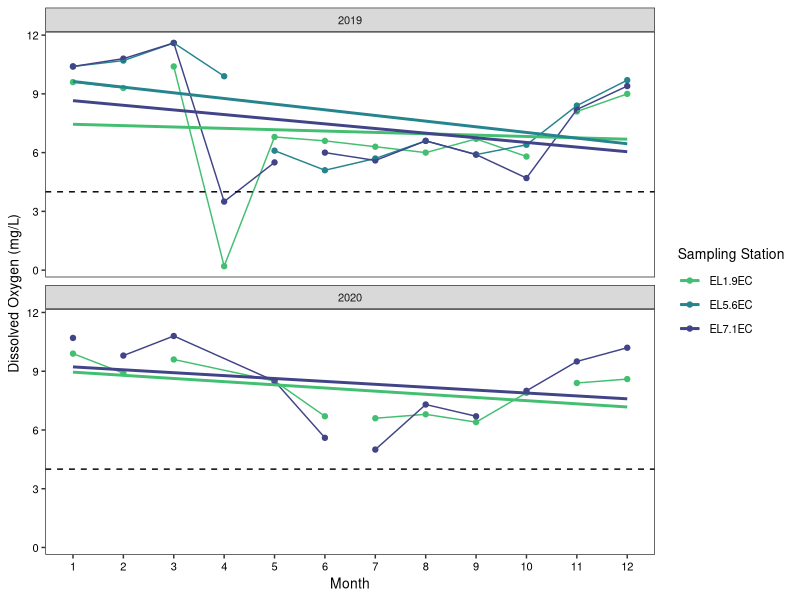
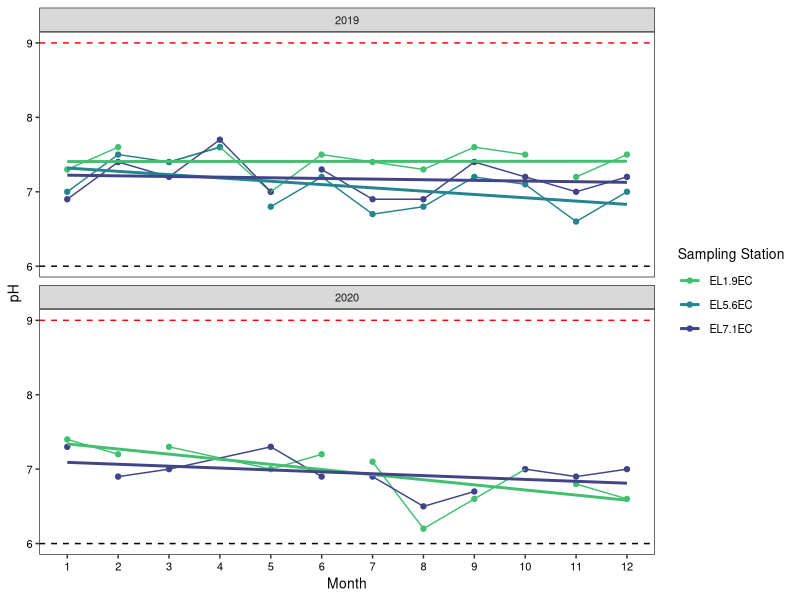
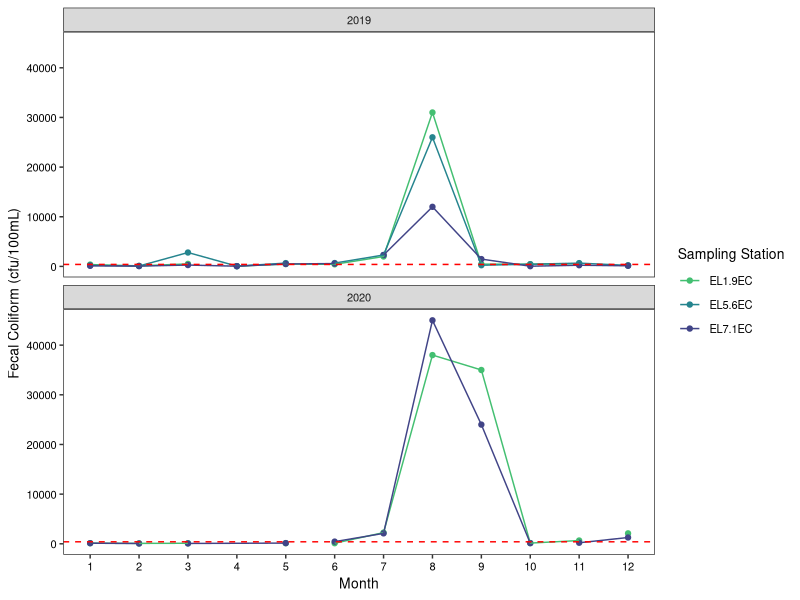
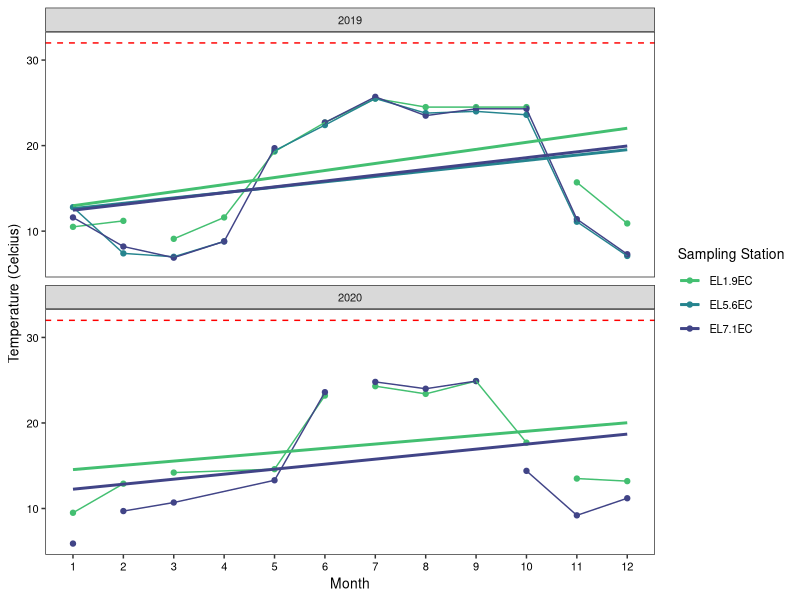
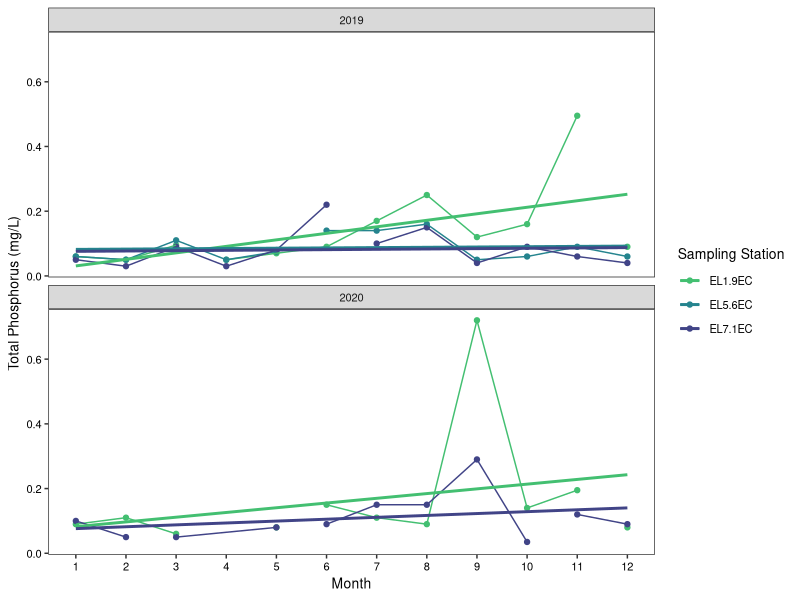
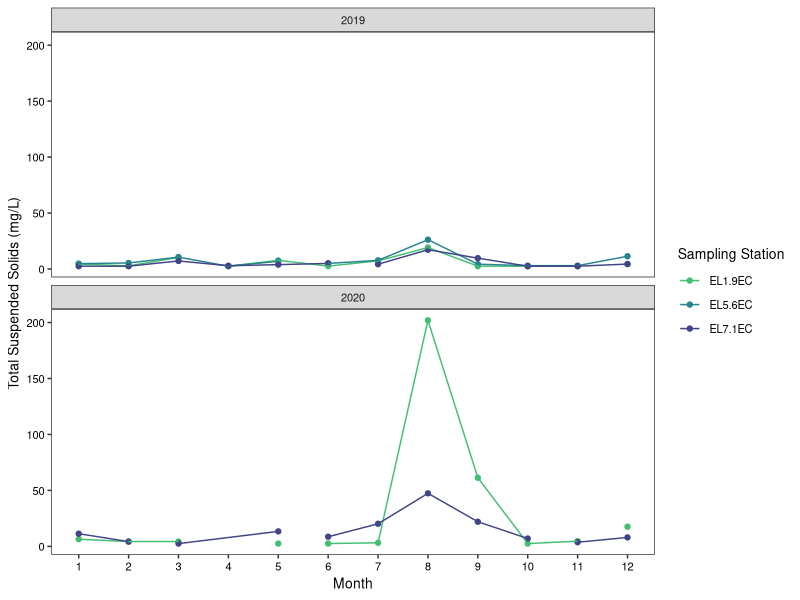
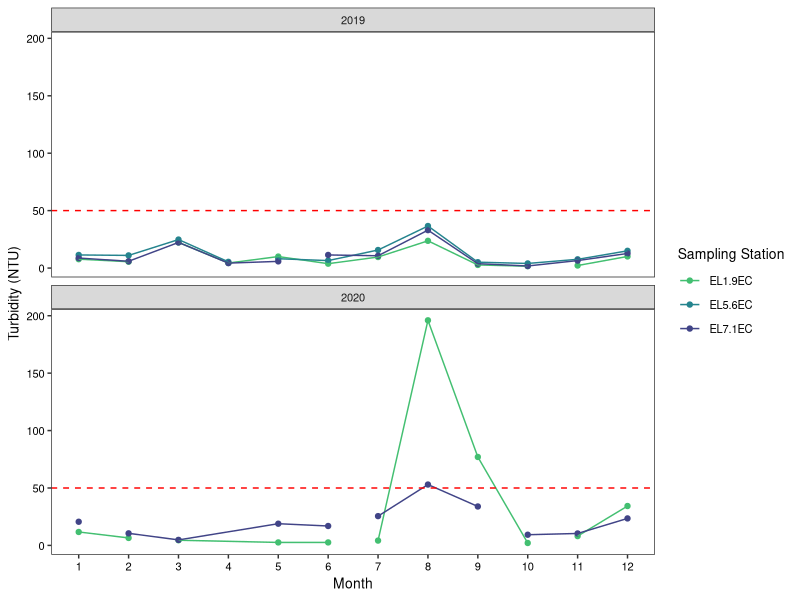
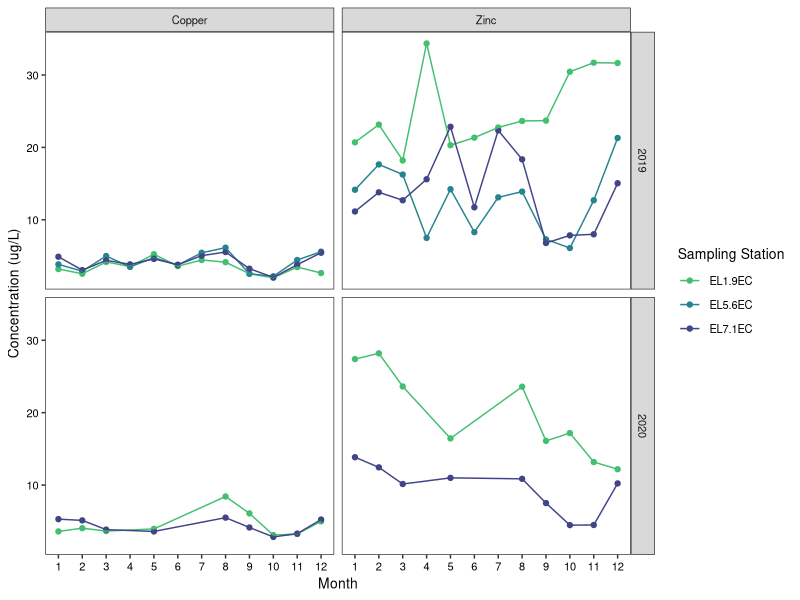

Recreate these plots in R, in order.
## ---- chunk 1
knitr::opts_knit$set(root.dir = '/Users/analiselindborg/Desktop/Desktop - Analise’s MacBook Pro/Data Analytics/EDA_Final_Project_DurhamWQ')
## ---- chunk 2
getwd()
library(tidyverse)
library(lubridate)

ellerbe.data <- read.csv("./Data/Raw/Ellerbe Creek/durham_AllData.csv")
## ---- chunk 3
## 1. Select columns of interest
ellerbe.sub <- ellerbe.data %>%
  select(Stream.Name, Station.Name, Parameter, Date.Time, Value, QA.Code, Unit, Comments, Rain.in.Last.24.Hours, Sky.Condition)

## 2. Subsetting data for following metrics: DO, pH, Fecal Coliform, Zn, Cu, temp, TP, TSS, and turbidity

ellerbe.sub <- ellerbe.sub %>%
  filter(Parameter %in% c("Dissolved Oxygen", "pH", "Fecal Coliform", "Zinc", "Copper", "Temperature", "Total Phosphorus", "Total Suspended Solids", "Turbidity"))

## 3. Fix date
ellerbe.sub <- ellerbe.sub %>%
  separate(Date.Time, into = c("Date", "Time"), sep = "\\s")

ellerbe.sub$Date <- as.Date(ellerbe.sub$Date, format = "%m/%d/%y")

## 4. Some sample dates have site duplicates. Averaging these duplicate values to get one value for each parameter at each site on each data. Create a year column
ellerbe.grouped <- ellerbe.sub %>%
  group_by(Stream.Name, Station.Name, Parameter, Date, Comments, Rain.in.Last.24.Hours, Sky.Condition) %>%
 summarize(Final_Value = mean(Value)) %>%
  mutate(Year = year(Date),
         Month = month(Date))

#ellerbe.grouped$Month <- factor(ellerbe.grouped$Month, levels = c("Jan", "Feb", "Mar", "Apr", "May", "Jun", "Jul", "Aug", "Sep", "Oct", "Nov", "Dec"))

ellerbe.grouped$Year <- as.character(ellerbe.grouped$Year)

## save long dataset
#write.csv(ellerbe.grouped, "./Data/Processed/Ellerbe_long.csv")

#creating pivot wider dataframe to make WQ parameters their own columns. 
ellerbe.wide <- ellerbe.grouped %>%
  pivot_wider(names_from = Parameter, values_from = Final_Value)

#save wide dataset
#write.csv(ellerbe.wide, "./Data/Processed/Ellerbe_wide.csv")

## ---- chunk 4
theme <- 
  theme_bw() +
  theme(panel.grid.minor = element_blank(),
        panel.grid.major = element_blank(),
        text = element_text(color = "black", size = 10),
        axis.text.x = element_text(color = "black"),
        axis.text.y = element_text(color = "black"))

theme_set(theme)
## ---- chunk 5
ggplot(ellerbe.wide, aes(x = Month, y = `Dissolved Oxygen`, color = Station.Name)) +
  geom_point() +
  geom_line() +
  geom_smooth(method = "lm", se = FALSE) +
  geom_hline(yintercept = 4, lty = 2) +
  scale_color_viridis_d(begin = 0.7, end = 0.2, name = "Sampling Station") +
  scale_x_continuous(breaks=seq(1,12,1)) +
  labs(y = "Dissolved Oxygen (mg/L)", x = "Month") +
  facet_wrap(~Year, nrow=2) +
  theme 
## ---- chunk 6
ggplot(ellerbe.wide, aes(x = Month, y = pH, color = Station.Name)) +
  geom_point() +
  geom_line() +
  geom_smooth(method = "lm", se = FALSE) +
  geom_hline(yintercept = 6, lty = 2) +
  geom_hline(yintercept = 9, lty = 2, color = "red") +
  scale_color_viridis_d(begin = 0.7, end = 0.2, name = "Sampling Station") +
  scale_x_continuous(breaks=seq(1,12,1)) +
  facet_wrap(~Year, nrow=2) +
  labs(y = "pH", x = "Month") +
  theme
## ---- chunk 7
ggplot(ellerbe.wide, aes(x = Month, y = `Fecal Coliform`, color = Station.Name)) +
  geom_point() +
  geom_line() +
  geom_hline(yintercept = 400, lty = 2, color = "red") +
  scale_color_viridis_d(begin = 0.7, end = 0.2, name = "Sampling Station") +
  scale_x_continuous(breaks=seq(1,12,1)) +
  facet_wrap(~Year, nrow=2) +
  labs(y = "Fecal Coliform (cfu/100mL)", x = "Month") +
  theme 
## ---- chunk 8
ggplot(ellerbe.wide, aes(x = Month, y = Temperature, color = Station.Name)) +
  geom_point() +
  geom_line() +
  geom_hline(yintercept = 32, lty = 2, color = "red") +
  geom_smooth(method = "lm", se = FALSE) +
  scale_color_viridis_d(begin = 0.7, end = 0.2, name = "Sampling Station") +
  scale_x_continuous(breaks=seq(1,12,1)) +
  facet_wrap(~Year, nrow=2) +
  labs(y = "Temperature (Celcius)", x = "Month") +
  theme 

## ---- chunk 9
ggplot(ellerbe.wide, aes(x = Month, y = `Total Phosphorus`, color = Station.Name)) +
  geom_point() +
  geom_line() +
  geom_smooth(method = "lm", se = FALSE) +
  scale_color_viridis_d(begin = 0.7, end = 0.2, name = "Sampling Station") +
  scale_x_continuous(breaks=seq(1,12,1)) +
  facet_wrap(~Year, nrow=2) +
  labs(y = "Total Phosphorus (mg/L)", x = "Month") +
  theme
## ---- chunk 10
ggplot(ellerbe.wide, aes(x = Month, y = `Total Suspended Solids`, color = Station.Name)) +
  geom_point() +
  geom_line() +
  scale_color_viridis_d(begin = 0.7, end = 0.2, name = "Sampling Station") +
  scale_x_continuous(breaks=seq(1,12,1)) +
  facet_wrap(~Year, nrow=2) +
  labs(y = "Total Suspended Solids (mg/L)", x = "Month") +
  theme 
## ---- chunk 11
ggplot(ellerbe.wide, aes(x = Month, y = `Turbidity`, color = Station.Name)) +
  geom_point() +
  geom_line() +
  geom_hline(yintercept = 50, lty = 2, color = "red") +
  scale_color_viridis_d(begin = 0.7, end = 0.2, name = "Sampling Station") +
  scale_x_continuous(breaks=seq(1,12,1)) +
  facet_wrap(~Year, nrow=2) +
  labs(y = "Turbidity (NTU)", x = "Month") +
  theme 

## ---- chunk 12
#*significant, p-value = 0.0009
aov <- aov(ellerbe.wide$pH ~ ellerbe.wide$Year)
summary(aov)
TukeyHSD(aov)
## ---- chunk 13
ggplot(subset(ellerbe.grouped, Parameter %in% c("Zinc", "Copper")), aes(x = Month, y = Final_Value, color = Station.Name)) +
  geom_point() +
  geom_line()+
  #geom_smooth(method = "lm", se = FALSE) +
  scale_color_viridis_d(begin = 0.7, end = 0.2, name = "Sampling Station") +
  scale_x_continuous(breaks=seq(1,12,1)) +
  facet_grid(Year~Parameter) +
  labs(y = "Concentration (ug/L)", x = "Month") +
  theme

##ANOVA
#compare zinc and copper concentrations between 2019 and 2020. **Not significant
aov <- aov(ellerbe.wide$Zinc ~ ellerbe.wide$Year)
summary(aov)
 
aov <- aov(ellerbe.wide$Copper ~ ellerbe.wide$Year)
summary(aov)          
## ---- chunk 14
ggplot(subset(ellerbe.grouped, Parameter == "Temperature"), aes(x = Sky.Condition, y = Final_Value, fill = Station.Name)) +
  geom_boxplot() +
  scale_fill_viridis_d(begin = 0.7, end = 0.2, name = "Sampling Station") +
  facet_wrap(~Year, nrow=1) +
  labs(y = "Temperature (Celcius)", x = "Sky Condition") +
  theme

#Over time (since this likely changes with season)
ggplot(subset(ellerbe.grouped, Parameter == "Temperature"), aes(x = Month, y = Final_Value, color = Station.Name)) +
  geom_point() +
  geom_line() +
  scale_color_viridis_d(begin = 0.7, end = 0.2, name = "Sampling Station") +
  scale_x_continuous(breaks=seq(1,12,1)) +
  labs(y = "Temperature (Celcius)", x = "Month") +
  theme+
  facet_grid(Year~Sky.Condition)
## ---- chunk 15
ggplot(subset(ellerbe.grouped, Parameter == "Turbidity"), aes(x = Rain.in.Last.24.Hours, y = Final_Value, fill = Station.Name)) +
  geom_boxplot() +
  geom_point(position = position_jitterdodge(jitter.width = 0.05), alpha = 0.7) +
  scale_fill_viridis_d(begin = 0.7, end = 0.2, name = "Sampling Station") +
  facet_wrap(~Year, nrow=1, scales = "free") +
  labs(y = "Turbidity (NTU)", x = "Rain in Last 24 Hours?") +
  theme

##ANOVA

#comparing turbidity and rain in last 24 hours for 2019 (all sites combined, combined sites because we have different numnber of sites between 2019 and 2020 so want to make the comparison similar)
d.2019 <- ellerbe.wide %>%
  filter(Year == 2019)

#*significant, pvalue = 1.48e-5
aov <- aov(d.2019$Turbidity ~ d.2019$Rain.in.Last.24.Hours)
summary(aov)

#comparing turbidity and rain in last 24 hours for 2020
d.2020 <- ellerbe.wide %>%
  filter(Year == 2020)

#*significant, p-value = 0.0086
aov <- aov(d.2020$Turbidity ~ d.2020$Rain.in.Last.24.Hours)
summary(aov)


#compare turbidity between 2019 and 2020
#*significant, p-value = 0.03
aov <- aov(ellerbe.wide$Turbidity ~ ellerbe.wide$Year)
summary(aov)
TukeyHSD(aov)

## ---- chunk 16
ggplot(ellerbe.wide, aes(x = Turbidity, y = `Total Suspended Solids`, color = Station.Name)) +
  geom_point() +
  geom_smooth(method = "lm", se = FALSE) +
  scale_color_viridis_d(begin = 0.7, end = 0.2, name = "Sampling Station") +
  facet_wrap(~Year, nrow = 1, scales = "free") +
  labs(y = "Total Suspended Solids (mg/L)", x = "Turbidity (NTU)") +
  theme 

#removing outlier point to better show trend
ggplot(ellerbe.wide, aes(x = Turbidity, y = `Total Suspended Solids`, color = Station.Name)) +
  geom_point() +
  geom_smooth(method = "lm", se = FALSE) +
  xlim(0,80)+
  ylim(0,80) +
  scale_color_viridis_d(begin = 0.7, end = 0.2, name = "Sampling Station") +
  labs(y = "Total Suspended Solids (mg/L)", x = "Turbidity (NTU)") +
  theme 

## ---- chunk 17
# Temp & DO 
ggplot(ellerbe.wide, aes(x = Temperature, y = `Dissolved Oxygen`, color = Station.Name)) +
  geom_point() +
  geom_smooth(method = "lm", se = FALSE) +
  scale_color_viridis_d(begin = 0.7, end = 0.2, name = "Sampling Station") +
  facet_wrap(~Year, nrow = 1) +
  labs(y = "Dissolved Oxygen (mg/L)", x = "Temperature (Celcius)") +
  theme 


#Temp & Fec Col
ggplot(ellerbe.wide, aes(x = Temperature, y = `Fecal Coliform`, color = Station.Name)) +
  geom_point() +
  geom_smooth(method = "lm", se = FALSE) +
  scale_color_viridis_d(begin = 0.7, end = 0.2, name = "Sampling Station") +
  facet_wrap(~Year, nrow = 1) +
  labs(y = "Fecal Coliform (cfu/100mL)", x = "Temperature (Celcius)") +
  theme 
